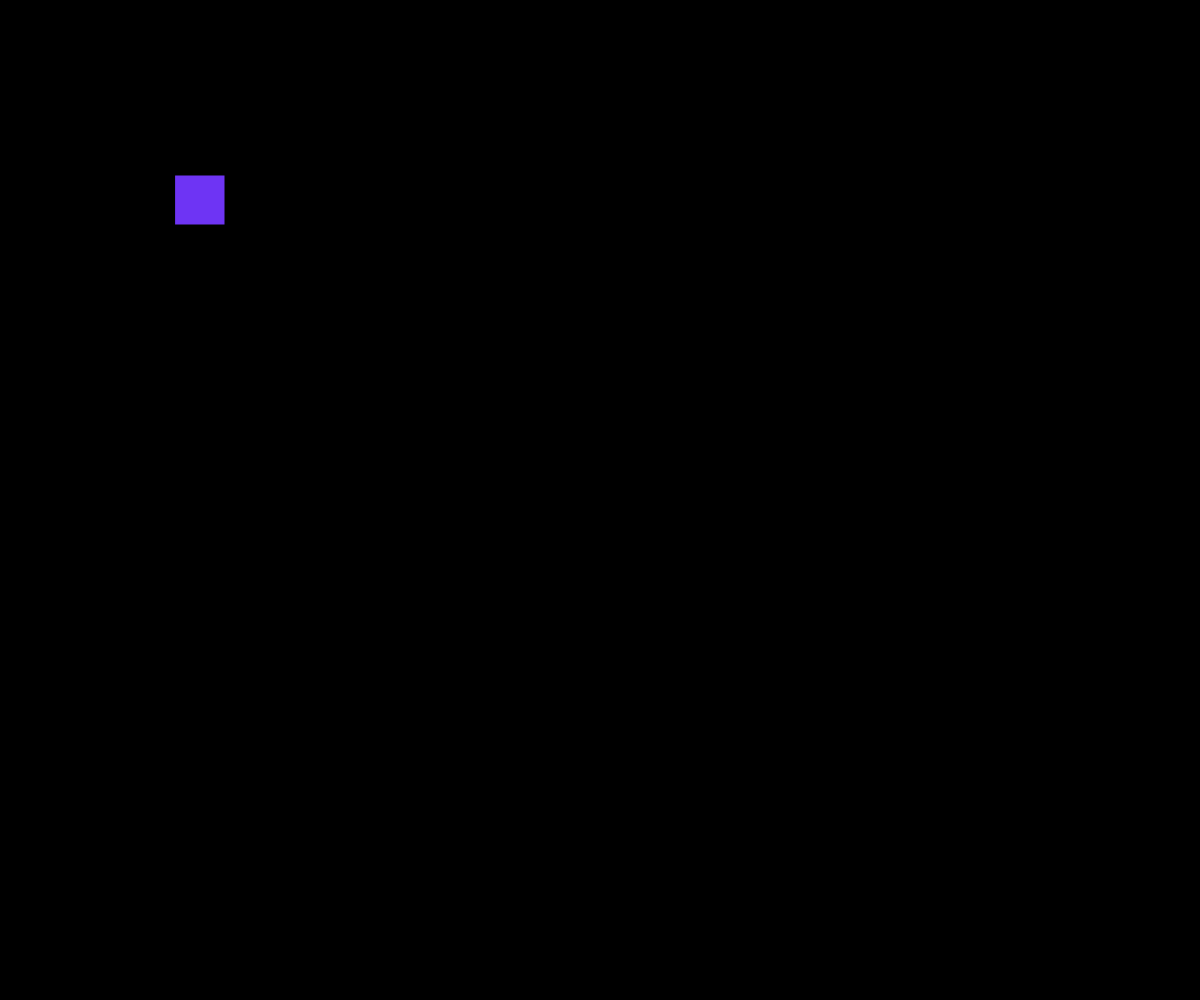
Frame 1 (no input)
Frame 60 (no input): identical to frame 1, image omitted
Frame 120 (the mouse pressed at the canvas centre since frame 60): identical to frame 1, image omitted

The p5.js sketch that drew this single still picture (run headless with seeded random() and noise() and a simulated clock; from frame 60 on, the mouse is pressed at the canvas centre):

// p5.js sketch
// ── sketch.js
// Project Title
// Your Name
// Date
//
// Extra for Experts:
// - describe what you did to take this project "above and beyond"

let x = 200;
let y = 200;
let Rsize = 50;
let pickedUp = false;
let mouseOver = false;

function setup() {
  createCanvas(windowWidth, windowHeight);
  rectMode(CENTER)
}

function draw() {
  background(0);
  fill(110, 52, 244);
  mouseOver = false;
  if(mouseX >= x - Rsize/2 && mouseX <= x + Rsize/2){
    if(mouseY >= y - Rsize/2 && mouseY <= y + Rsize/2)
    fill(143, 100, 244);
    mouseOver = true;
  }
  if (pickedUp){
    x = mouseX;
    y = mouseY;
  }
  rect(x,y,Rsize,Rsize);
}
